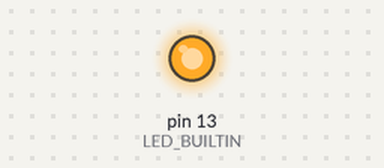
The sketch below on a simulated Arduino Uno, built with avr-gcc and run on an emulated ATmega328P. Parts: output pins drawn as LEDs (lit = HIGH).

Above: at 0.2 s.
At 20.5 s:
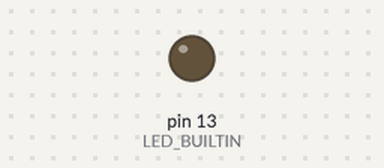
Timing chart, 0 to 21.5 s (numbered marks = the images above):
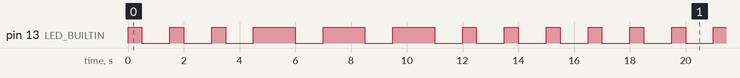

Measured:
- by itself, pin 13 (LED_BUILTIN): repeats every 16.5 s: 2 × (LOW 1.0 s, HIGH 0.50 s), 3 × (LOW 1.0 s, HIGH 1.5 s), 4 × (LOW 1.0 s, HIGH 0.50 s)
- by itself, everything shown: repeats every 16.5 s, in 18 steps

The sketch:

BlinkSOS.ino
```cpp
void setup()
{
  // initialize digital pin LED_BUILTIN as an output.
  pinMode(LED_BUILTIN, OUTPUT);
}

void s()
{
   digitalWrite(LED_BUILTIN, HIGH); // turn the LED on (HIGH is the voltage level)
 delay(500); // wait for half a second
 digitalWrite(LED_BUILTIN, LOW); // turn the LED off by making the voltage LOW
 delay(1000); // wait for a second
 digitalWrite(LED_BUILTIN, HIGH); // turn the LED on (HIGH is the voltage level)
 delay(500); // wait for half a second
 digitalWrite(LED_BUILTIN, LOW); // turn the LED off by making the voltage LOW
 delay(1000); // wait for a second
 digitalWrite(LED_BUILTIN, HIGH); // turn the LED on (HIGH is the voltage level)
 delay(500); // wait for half a second
 digitalWrite(LED_BUILTIN, LOW); // turn the LED off by making the voltage LOW
 delay(1000); // wait for a second
}

void o()
{
   digitalWrite(LED_BUILTIN, HIGH); // turn the LED on (HIGH is the voltage level)
 delay(1500); // wait for half a second
 digitalWrite(LED_BUILTIN, LOW); // turn the LED off by making the voltage LOW
 delay(1000); // wait for a second
 digitalWrite(LED_BUILTIN, HIGH); // turn the LED on (HIGH is the voltage level)
 delay(1500); // wait for half a second
 digitalWrite(LED_BUILTIN, LOW); // turn the LED off by making the voltage LOW
 delay(1000); // wait for a second
 digitalWrite(LED_BUILTIN, HIGH); // turn the LED on (HIGH is the voltage level)
 delay(1500); // wait for half a second
 digitalWrite(LED_BUILTIN, LOW); // turn the LED off by making the voltage LOW
 delay(1000); // wait for a second
}


void loop()
{
 s();
 o();
 s();
}
```
